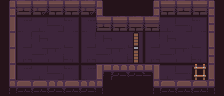

Rendered tile map (Tiled .tmx) drawn with the repository's tilesets; below, a short description and the full map source, tile grids included:
An orthogonal 14x6 tile map with 16x16 px tiles, 5 tile layers (Floor, Walls, Wall_Decor, Floor_Decor, ...) and 7 objects (chest, Player, Enemy_Skeleton, Enemy_Skull, Exit, ...).

<map version="1.10" orientation="orthogonal" renderorder="right-down" width="14" height="6" tilewidth="16" tileheight="16" infinite="0" nextlayerid="11" nextobjectid="8">
 <tileset firstgid="1" source="Dungeon.tsx" />
 <layer id="1" name="Floor" width="14" height="6">
  <data encoding="csv">
79,79,79,79,79,79,79,79,79,79,79,79,79,79,
79,12,13,14,15,12,79,79,79,79,13,14,15,79,
79,22,23,24,25,22,23,24,25,22,23,24,25,79,
79,32,33,34,35,32,33,34,35,32,33,34,35,79,
79,12,13,14,15,12,79,79,79,79,13,14,15,79,
79,79,79,79,79,79,79,79,79,79,79,79,79,79
</data>
 </layer>
 <layer id="2" name="Walls" width="14" height="6">
  <data encoding="csv">
1,3,4,2,2,4,6,79,79,1,2,3,5,6,
31,0,0,0,0,0,3,5,5,5,0,0,0,26,
31,0,0,0,0,0,0,0,0,0,0,0,0,36,
31,0,0,0,0,0,0,0,0,0,0,0,0,26,
31,0,0,0,0,0,51,43,44,54,0,0,0,36,
41,45,45,44,42,43,46,79,79,41,42,45,45,46
</data>
 </layer>
 <layer id="3" name="Wall_Decor" width="14" height="6">
  <data encoding="csv">
0,0,0,0,0,0,0,0,0,0,0,0,0,0,
0,0,0,0,0,0,0,0,0,0,0,0,0,0,
0,0,0,0,0,0,0,0,0,0,0,0,0,0,
0,0,0,0,0,0,0,0,0,0,0,0,0,0,
0,0,0,0,0,0,0,0,0,0,0,0,0,0,
0,0,0,0,0,0,0,0,0,0,0,0,0,0
</data>
 </layer>
 <layer id="4" name="Floor_Decor" width="14" height="6">
  <data encoding="csv">
0,0,0,0,0,0,0,0,0,0,0,0,0,0,
0,0,0,0,0,0,0,0,0,0,0,0,0,0,
0,0,0,0,0,0,0,0,0,0,0,0,0,0,
0,0,0,0,0,0,0,0,0,0,0,0,0,0,
0,0,0,0,0,0,0,0,0,0,0,0,40,0,
0,0,0,0,0,0,0,0,0,0,0,0,0,0
</data>
 </layer>
 <layer id="5" name="Door_Tiles" width="14" height="6">
  <data encoding="csv">
0,0,0,0,0,0,0,0,0,0,0,0,0,0,
0,0,0,0,0,0,0,0,0,0,0,0,0,0,
0,0,0,0,0,0,0,0,47,0,0,0,0,0,
0,0,0,0,0,0,0,0,57,0,0,0,0,0,
0,0,0,0,0,0,0,0,0,0,0,0,0,0,
0,0,0,0,0,0,0,0,0,0,0,0,0,0
</data>
 </layer>
 <objectgroup id="6" name="Chests">
  <object id="1" name="chest" x="48" y="64" width="16" height="16" />
 </objectgroup>
 <objectgroup id="7" name="Entity_Spawns">
  <object id="2" name="Player" x="24" y="24" />
  <object id="3" name="Enemy_Skeleton" x="176" y="32" />
  <object id="4" name="Enemy_Skull" x="176" y="64" />
  <object id="5" name="Exit" x="192" y="64" width="16" height="16" />
 </objectgroup>
 <objectgroup id="8" name="Items">
  <object id="6" name="silver_key" x="72" y="40" />
 </objectgroup>
 <objectgroup id="9" name="Doors">
  <object id="7" name="door" x="128" y="32" width="16" height="32">
   <properties>
    <property name="door_id" value="door_1" />
    <property name="key" value="silver_key" />
   </properties>
  </object>
 </objectgroup>
 <objectgroup id="10" name="Crates" />
</map>
